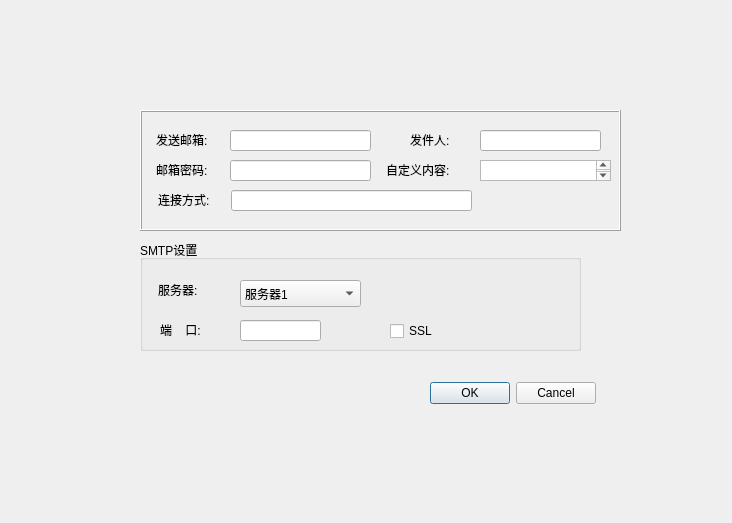
<?xml version="1.0" encoding="UTF-8"?>
<ui version="4.0">
 <class>setEmailcount</class>
 <widget class="QWidget" name="setEmailcount">
  <property name="geometry">
   <rect>
    <x>0</x>
    <y>0</y>
    <width>732</width>
    <height>523</height>
   </rect>
  </property>
  <property name="windowTitle">
   <string>Form</string>
  </property>
  <widget class="QFrame" name="frame">
   <property name="geometry">
    <rect>
     <x>140</x>
     <y>110</y>
     <width>481</width>
     <height>121</height>
    </rect>
   </property>
   <property name="frameShape">
    <enum>QFrame::Box</enum>
   </property>
   <property name="frameShadow">
    <enum>QFrame::Raised</enum>
   </property>
   <widget class="QLineEdit" name="lineEdit_5">
    <property name="geometry">
     <rect>
      <x>91</x>
      <y>80</y>
      <width>241</width>
      <height>21</height>
     </rect>
    </property>
   </widget>
   <widget class="QLineEdit" name="lineEdit_6">
    <property name="geometry">
     <rect>
      <x>340</x>
      <y>20</y>
      <width>121</width>
      <height>21</height>
     </rect>
    </property>
   </widget>
   <widget class="QLabel" name="label_3">
    <property name="geometry">
     <rect>
      <x>246</x>
      <y>50</y>
      <width>91</width>
      <height>20</height>
     </rect>
    </property>
    <property name="text">
     <string>自定义内容:</string>
    </property>
   </widget>
   <widget class="QLabel" name="label_2">
    <property name="geometry">
     <rect>
      <x>16</x>
      <y>50</y>
      <width>91</width>
      <height>20</height>
     </rect>
    </property>
    <property name="text">
     <string>邮箱密码:</string>
    </property>
   </widget>
   <widget class="QLineEdit" name="lineEdit">
    <property name="geometry">
     <rect>
      <x>90</x>
      <y>20</y>
      <width>141</width>
      <height>21</height>
     </rect>
    </property>
   </widget>
   <widget class="QLineEdit" name="lineEdit_2">
    <property name="geometry">
     <rect>
      <x>90</x>
      <y>50</y>
      <width>141</width>
      <height>21</height>
     </rect>
    </property>
   </widget>
   <widget class="QLabel" name="label">
    <property name="geometry">
     <rect>
      <x>16</x>
      <y>20</y>
      <width>91</width>
      <height>20</height>
     </rect>
    </property>
    <property name="text">
     <string>发送邮箱:</string>
    </property>
   </widget>
   <widget class="QLabel" name="label_8">
    <property name="geometry">
     <rect>
      <x>18</x>
      <y>80</y>
      <width>91</width>
      <height>20</height>
     </rect>
    </property>
    <property name="text">
     <string>连接方式:</string>
    </property>
   </widget>
   <widget class="QLabel" name="label_7">
    <property name="geometry">
     <rect>
      <x>270</x>
      <y>20</y>
      <width>91</width>
      <height>20</height>
     </rect>
    </property>
    <property name="text">
     <string>发件人:</string>
    </property>
   </widget>
   <widget class="QTextEdit" name="textEdit">
    <property name="geometry">
     <rect>
      <x>340</x>
      <y>50</y>
      <width>131</width>
      <height>21</height>
     </rect>
    </property>
   </widget>
  </widget>
  <widget class="QGroupBox" name="groupBox">
   <property name="geometry">
    <rect>
     <x>140</x>
     <y>240</y>
     <width>441</width>
     <height>111</height>
    </rect>
   </property>
   <property name="title">
    <string>SMTP设置</string>
   </property>
   <property name="flat">
    <bool>false</bool>
   </property>
   <property name="checkable">
    <bool>false</bool>
   </property>
   <widget class="QLabel" name="label_5">
    <property name="geometry">
     <rect>
      <x>20</x>
      <y>80</y>
      <width>91</width>
      <height>20</height>
     </rect>
    </property>
    <property name="text">
     <string>端    口:</string>
    </property>
   </widget>
   <widget class="QLineEdit" name="lineEdit_4">
    <property name="geometry">
     <rect>
      <x>100</x>
      <y>80</y>
      <width>81</width>
      <height>21</height>
     </rect>
    </property>
   </widget>
   <widget class="QLabel" name="label_4">
    <property name="geometry">
     <rect>
      <x>18</x>
      <y>40</y>
      <width>91</width>
      <height>20</height>
     </rect>
    </property>
    <property name="text">
     <string>服务器:</string>
    </property>
   </widget>
   <widget class="QCheckBox" name="checkBox_9">
    <property name="geometry">
     <rect>
      <x>250</x>
      <y>80</y>
      <width>97</width>
      <height>22</height>
     </rect>
    </property>
    <property name="text">
     <string>SSL</string>
    </property>
   </widget>
   <widget class="QComboBox" name="comboBox">
    <property name="geometry">
     <rect>
      <x>100</x>
      <y>40</y>
      <width>121</width>
      <height>27</height>
     </rect>
    </property>
    <item>
     <property name="text">
      <string>服务器1</string>
     </property>
    </item>
    <item>
     <property name="text">
      <string>服务器2</string>
     </property>
    </item>
   </widget>
  </widget>
  <widget class="QDialogButtonBox" name="buttonBox">
   <property name="geometry">
    <rect>
     <x>420</x>
     <y>380</y>
     <width>176</width>
     <height>27</height>
    </rect>
   </property>
   <property name="standardButtons">
    <set>QDialogButtonBox::Cancel|QDialogButtonBox::Ok</set>
   </property>
  </widget>
 </widget>
 <resources/>
 <connections/>
</ui>
